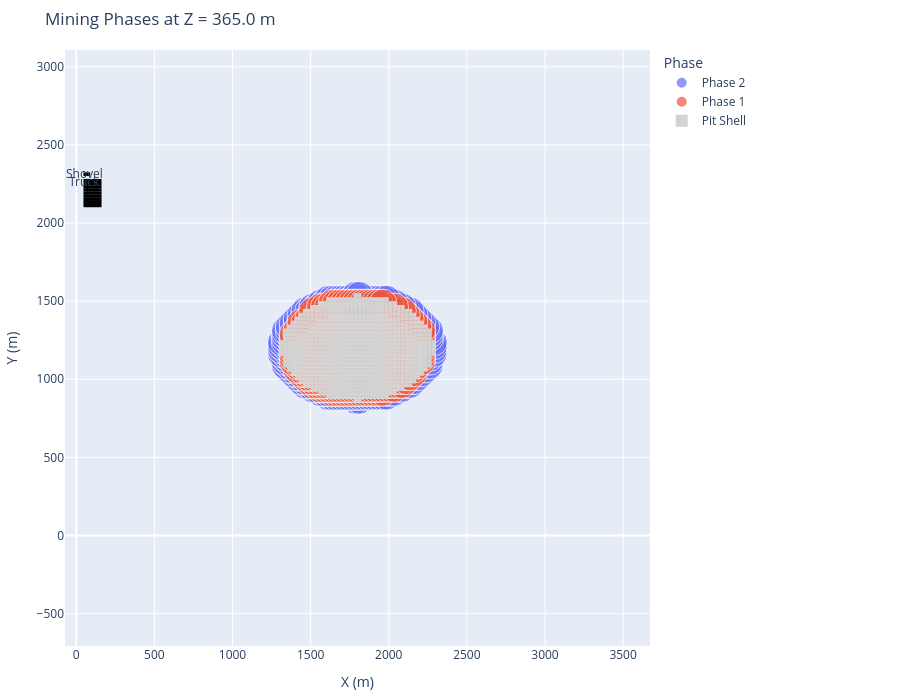

Write notebook code for a chart like this one.
### Markdown cell above
## 📊 Step 3: Visualise the Mining Phases

### ⛏️ Plan View with Phase Colours (Interactive)
- Select Z-slice using a dropdown
- View horizontal mining slices coloured by phase
- Future feature: add pit shell polygons and toggle individual phases on/off

### Code cell
# ======================================================================
# 📊 Step 3: VISUALISE MINING PHASES
# ======================================================================

import plotly.express as px
import plotly.graph_objects as go

# Define dropdown Z levels from scheduled_blocks
z_min, z_max = scheduled_blocks["z"].min(), scheduled_blocks["z"].max()
z_levels = np.arange(z_min, z_max + z_interval, z_interval)

# Extract unique phases for filtering
# Ensure Phase 0 is included and sort by numeric order if possible
unique_phases = sorted(
	scheduled_blocks["phase"].dropna().unique().tolist(),
	key=lambda x: int(x.split()[-1]) if isinstance(x, str) and x.startswith("Phase") else -1
)

# --- Widgets ---
z_dropdown = widgets.Dropdown(
	options=[(f"{int(z)} m", z) for z in z_levels],
	value=z_levels[len(z_levels) // 2],
	description="Z Level:",
	layout=widgets.Layout(width='300px')
)

phase_multiselect = widgets.SelectMultiple(
	options=unique_phases,
	value=tuple(unique_phases),
	description="Phases:",
	layout=widgets.Layout(width='300px')
)

metric_dropdown = widgets.Dropdown(
	options=["tonnes", "value", "volume"],
	value="tonnes",
	description="Display Metric:",
	layout=widgets.Layout(width='300px')
)

equip_mode_toggle = widgets.ToggleButtons(
	options=["Bench", "Period"],
	value="Bench",
	description="Equipment View:",
	layout=widgets.Layout(width='300px')
)

# Optional filter for fault zone category
fault_options = ["All"] + sorted(scheduled_blocks["fault_zone_category"].dropna().unique())
fault_filter = widgets.Dropdown(
	options=fault_options,
	value="All",
	description="Faults:",
	layout=widgets.Layout(width='300px')
)

# Optional filter for domain
domain_options = ["All"] + sorted(scheduled_blocks["domain"].dropna().unique())
domain_filter = widgets.Dropdown(
	options=domain_options,
	value="All",
	description="Domain:",
	layout=widgets.Layout(width='300px')
)

# --- Main Plot Function ---
def plot_interactive(z_value, selected_phases, metric, equip_mode):
	clear_output(wait=True)
	display(widgets.HBox([
		z_dropdown,
		phase_multiselect,
		metric_dropdown,
		equip_mode_toggle,
		fault_filter,
		domain_filter
	]))

	slice_df = scheduled_blocks[np.isclose(scheduled_blocks["z"], z_value)]

	if fault_filter.value != "All":
		slice_df = slice_df[slice_df["fault_zone_category"] == fault_filter.value]

	if domain_filter.value != "All":
		slice_df = slice_df[slice_df["domain"] == domain_filter.value]

	if selected_phases:
		slice_df = slice_df[slice_df["phase"].isin(selected_phases)]

	if slice_df.empty:
		print(f"No scheduled blocks at RL = {z_value}")
		return

	# --- Size scaling by metric ---
	if metric == "tonnes":
		size_vals = slice_df["tonnes"]
	elif metric == "value":
		size_vals = slice_df["value_per_tonne"]
	elif metric == "volume":
		size_vals = slice_df["volume_m3"]

	# --- Compute axis ranges from entire block model (not just slice) ---
	x_min, x_max = all_blocks["x"].min(), all_blocks["x"].max()
	y_min, y_max = all_blocks["y"].min(), all_blocks["y"].max()
	x_margin = 50
	y_margin = 50
	x_range = (x_min - x_margin, x_max + x_margin)
	y_range = (y_min - y_margin, y_max + y_margin)

	# --- Main Scatter ---
	fig = px.scatter(
		slice_df,
		x="x", y="y",
		color="phase",
		size=size_vals,
		size_max=20,
		title=f"Mining Phases at Z = {z_value:.1f} m",
		hover_data={
			"x": False,
			"y": False,
			"phase": True,
			"tonnes": ":,.0f",
			"value_per_tonne": ":,.0f",
			"volume_m3": ":,.0f",
			"period": True
		},
		labels={
			"value_per_tonne": "Value $/t",
			"tonnes": "Tonnes",
			"volume_m3": "Volume (m³)",
			"phase": "Phase",
			"period": "Period"
		}
	)

	# --- Equipment Visuals Overlay ---
	equipment_shapes = []
	label_positions = []

	if equip_mode == "Bench":
		base_x = x_min + 40
		base_y = y_max - 80

		for eq in equipment_fleet:
			if eq["type"] == "Shovel":
				equipment_shapes.append(dict(
					type="rect",
					x0=base_x,
					x1=base_x + 30,
					y0=base_y,
					y1=base_y + 10,
					line=dict(color="black"),
					fillcolor="green"
				))
				label_positions.append((base_x, base_y + 12, "Shovel"))

			elif eq["type"] == "Truck":
				for i in range(eq["count"]):
					truck_x = base_x + (i % 5) * 22
					truck_y = base_y - 40 - (i // 5) * 20
					equipment_shapes.append(dict(
						type="rect",
						x0=truck_x,
						x1=truck_x + 15,
						y0=truck_y,
						y1=truck_y + 8,
						line=dict(color="black"),
						fillcolor="gray"
					))
					if i == 0:
						label_positions.append((truck_x, truck_y - 5, "Truck"))

	elif equip_mode == "Period":
		active_period = scheduled_blocks[scheduled_blocks["z"] == z_value]["period"].mode()[0]
		active_blocks = scheduled_blocks[scheduled_blocks["period"] == active_period]
		if not active_blocks.empty:
			for eq in equipment_fleet:
				if eq["type"] == "Shovel":
					equipment_shapes.append(dict(
						type="rect",
						x0=active_blocks["x"].mean() - 10,
						x1=active_blocks["x"].mean() + 10,
						y0=active_blocks["y"].max() - 10,
						y1=active_blocks["y"].max(),
						line=dict(color="black"),
						fillcolor="green"
					))
					label_positions.append((active_blocks["x"].mean() - 10, active_blocks["y"].max() - 15, "Shovel"))

	# --- Plot Settings ---
	fig.update_layout(
		xaxis_title="X (m)",
		yaxis_title="Y (m)",
		xaxis=dict(range=x_range),
		yaxis=dict(range=y_range, scaleanchor="x", scaleratio=1),
		height=700,
		legend_title="Phase",
		margin=dict(l=50, r=250, t=50, b=50),
		shapes=equipment_shapes
	)

	for x, y, label in label_positions:
		fig.add_annotation(x=x, y=y, text=label, showarrow=False)

	# --- Add Pit Shell ---
	shell_blocks = all_blocks[(all_blocks["within_shell"]) & (np.isclose(all_blocks["z"], z_value))]

	if not shell_blocks.empty:
		fig.add_trace(go.Scatter(
			x=shell_blocks["x"],
			y=shell_blocks["y"],
			mode="markers",
			marker=dict(color="lightgray", size=4, symbol="square"),
			name="Pit Shell",
			hoverinfo="skip",
			showlegend=True
		))

	fig.show()

# --- Observers ---
def on_filter_change(change):
	plot_interactive(
		z_dropdown.value,
		list(phase_multiselect.value),
		metric_dropdown.value,
		equip_mode_toggle.value
	)

z_dropdown.observe(on_filter_change, names="value")
phase_multiselect.observe(on_filter_change, names="value")
metric_dropdown.observe(on_filter_change, names="value")
equip_mode_toggle.observe(on_filter_change, names="value")
fault_filter.observe(on_filter_change, names="value")
domain_filter.observe(on_filter_change, names="value")

# --- Initial Display ---
plot_interactive(
	z_dropdown.value,
	list(phase_multiselect.value),
	metric_dropdown.value,
	equip_mode_toggle.value
)

### Figure 1 — Plotly figure (JSON) as saved in the notebook; plotly's stock layout.template omitted (floating-point values rounded to 4 significant figures; data arrays with more than 128 entries replaced by an {"elided": "..."} marker saying what was removed)
{"data": [{"customdata": {"elided": "152x5 mixed values"}, "hovertemplate": "Phase=%{customdata[0]}<br>Tonnes=%{customdata[1]:,.0f}<br>Value $/t=%{customdata[2]:,.0f}<br>Volume (m³)=%{customdata[3]:,.0f}<br>Period=%{customdata[4]}<extra></extra>", "legendgroup": "Phase 2", "marker": {"color": "#636efa", "size": {"elided": "152 float values"}, "sizemode": "area", "sizeref": 44.53, "symbol": "circle"}, "mode": "markers", "name": "Phase 2", "orientation": "v", "showlegend": true, "type": "scatter", "x": {"elided": "152 float values"}, "xaxis": "x", "y": {"elided": "152 float values"}, "yaxis": "y"}, {"customdata": {"elided": "680x5 mixed values"}, "hovertemplate": "Phase=%{customdata[0]}<br>Tonnes=%{customdata[1]:,.0f}<br>Value $/t=%{customdata[2]:,.0f}<br>Volume (m³)=%{customdata[3]:,.0f}<br>Period=%{customdata[4]}<extra></extra>", "legendgroup": "Phase 1", "marker": {"color": "#EF553B", "size": {"elided": "680 float values"}, "sizemode": "area", "sizeref": 44.53, "symbol": "circle"}, "mode": "markers", "name": "Phase 1", "orientation": "v", "showlegend": true, "type": "scatter", "x": {"elided": "680 float values"}, "xaxis": "x", "y": {"elided": "680 float values"}, "yaxis": "y"}, {"hoverinfo": "skip", "marker": {"color": "lightgray", "size": 4, "symbol": "square"}, "mode": "markers", "name": "Pit Shell", "showlegend": true, "type": "scatter", "x": {"elided": "832 float values"}, "y": {"elided": "832 float values"}}], "layout": {"annotations": [{"showarrow": false, "text": "Truck", "x": 52.5, "y": 2262.0}, {"showarrow": false, "text": "Shovel", "x": 52.5, "y": 2320.0}], "height": 700, "legend": {"itemsizing": "constant", "title": {"text": "Phase"}, "tracegroupgap": 0}, "margin": {"b": 50, "l": 50, "r": 250, "t": 50}, "shapes": [{"fillcolor": "gray", "line": {"color": "black"}, "type": "rect", "x0": 52.5, "x1": 67.5, "y0": 2268.0, "y1": 2276.0}, {"fillcolor": "gray", "line": {"color": "black"}, "type": "rect", "x0": 74.5, "x1": 89.5, "y0": 2268.0, "y1": 2276.0}, {"fillcolor": "gray", "line": {"color": "black"}, "type": "rect", "x0": 96.5, "x1": 111.5, "y0": 2268.0, "y1": 2276.0}, {"fillcolor": "gray", "line": {"color": "black"}, "type": "rect", "x0": 118.5, "x1": 133.5, "y0": 2268.0, "y1": 2276.0}, {"fillcolor": "gray", "line": {"color": "black"}, "type": "rect", "x0": 140.5, "x1": 155.5, "y0": 2268.0, "y1": 2276.0}, {"fillcolor": "gray", "line": {"color": "black"}, "type": "rect", "x0": 52.5, "x1": 67.5, "y0": 2248.0, "y1": 2256.0}, {"fillcolor": "gray", "line": {"color": "black"}, "type": "rect", "x0": 74.5, "x1": 89.5, "y0": 2248.0, "y1": 2256.0}, {"fillcolor": "gray", "line": {"color": "black"}, "type": "rect", "x0": 96.5, "x1": 111.5, "y0": 2248.0, "y1": 2256.0}, {"fillcolor": "gray", "line": {"color": "black"}, "type": "rect", "x0": 118.5, "x1": 133.5, "y0": 2248.0, "y1": 2256.0}, {"fillcolor": "gray", "line": {"color": "black"}, "type": "rect", "x0": 140.5, "x1": 155.5, "y0": 2248.0, "y1": 2256.0}, {"fillcolor": "gray", "line": {"color": "black"}, "type": "rect", "x0": 52.5, "x1": 67.5, "y0": 2228.0, "y1": 2236.0}, {"fillcolor": "gray", "line": {"color": "black"}, "type": "rect", "x0": 74.5, "x1": 89.5, "y0": 2228.0, "y1": 2236.0}, {"fillcolor": "gray", "line": {"color": "black"}, "type": "rect", "x0": 96.5, "x1": 111.5, "y0": 2228.0, "y1": 2236.0}, {"fillcolor": "gray", "line": {"color": "black"}, "type": "rect", "x0": 118.5, "x1": 133.5, "y0": 2228.0, "y1": 2236.0}, {"fillcolor": "gray", "line": {"color": "black"}, "type": "rect", "x0": 140.5, "x1": 155.5, "y0": 2228.0, "y1": 2236.0}, {"fillcolor": "gray", "line": {"color": "black"}, "type": "rect", "x0": 52.5, "x1": 67.5, "y0": 2208.0, "y1": 2216.0}, {"fillcolor": "gray", "line": {"color": "black"}, "type": "rect", "x0": 74.5, "x1": 89.5, "y0": 2208.0, "y1": 2216.0}, {"fillcolor": "gray", "line": {"color": "black"}, "type": "rect", "x0": 96.5, "x1": 111.5, "y0": 2208.0, "y1": 2216.0}, {"fillcolor": "gray", "line": {"color": "black"}, "type": "rect", "x0": 118.5, "x1": 133.5, "y0": 2208.0, "y1": 2216.0}, {"fillcolor": "gray", "line": {"color": "black"}, "type": "rect", "x0": 140.5, "x1": 155.5, "y0": 2208.0, "y1": 2216.0}, {"fillcolor": "gray", "line": {"color": "black"}, "type": "rect", "x0": 52.5, "x1": 67.5, "y0": 2188.0, "y1": 2196.0}, {"fillcolor": "gray", "line": {"color": "black"}, "type": "rect", "x0": 74.5, "x1": 89.5, "y0": 2188.0, "y1": 2196.0}, {"fillcolor": "gray", "line": {"color": "black"}, "type": "rect", "x0": 96.5, "x1": 111.5, "y0": 2188.0, "y1": 2196.0}, {"fillcolor": "gray", "line": {"color": "black"}, "type": "rect", "x0": 118.5, "x1": 133.5, "y0": 2188.0, "y1": 2196.0}, {"fillcolor": "gray", "line": {"color": "black"}, "type": "rect", "x0": 140.5, "x1": 155.5, "y0": 2188.0, "y1": 2196.0}, {"fillcolor": "gray", "line": {"color": "black"}, "type": "rect", "x0": 52.5, "x1": 67.5, "y0": 2168.0, "y1": 2176.0}, {"fillcolor": "gray", "line": {"color": "black"}, "type": "rect", "x0": 74.5, "x1": 89.5, "y0": 2168.0, "y1": 2176.0}, {"fillcolor": "gray", "line": {"color": "black"}, "type": "rect", "x0": 96.5, "x1": 111.5, "y0": 2168.0, "y1": 2176.0}, {"fillcolor": "gray", "line": {"color": "black"}, "type": "rect", "x0": 118.5, "x1": 133.5, "y0": 2168.0, "y1": 2176.0}, {"fillcolor": "gray", "line": {"color": "black"}, "type": "rect", "x0": 140.5, "x1": 155.5, "y0": 2168.0, "y1": 2176.0}, {"fillcolor": "gray", "line": {"color": "black"}, "type": "rect", "x0": 52.5, "x1": 67.5, "y0": 2148.0, "y1": 2156.0}, {"fillcolor": "gray", "line": {"color": "black"}, "type": "rect", "x0": 74.5, "x1": 89.5, "y0": 2148.0, "y1": 2156.0}, {"fillcolor": "gray", "line": {"color": "black"}, "type": "rect", "x0": 96.5, "x1": 111.5, "y0": 2148.0, "y1": 2156.0}, {"fillcolor": "gray", "line": {"color": "black"}, "type": "rect", "x0": 118.5, "x1": 133.5, "y0": 2148.0, "y1": 2156.0}, {"fillcolor": "gray", "line": {"color": "black"}, "type": "rect", "x0": 140.5, "x1": 155.5, "y0": 2148.0, "y1": 2156.0}, {"fillcolor": "gray", "line": {"color": "black"}, "type": "rect", "x0": 52.5, "x1": 67.5, "y0": 2128.0, "y1": 2136.0}, {"fillcolor": "gray", "line": {"color": "black"}, "type": "rect", "x0": 74.5, "x1": 89.5, "y0": 2128.0, "y1": 2136.0}, {"fillcolor": "gray", "line": {"color": "black"}, "type": "rect", "x0": 96.5, "x1": 111.5, "y0": 2128.0, "y1": 2136.0}, {"fillcolor": "gray", "line": {"color": "black"}, "type": "rect", "x0": 118.5, "x1": 133.5, "y0": 2128.0, "y1": 2136.0}, {"fillcolor": "gray", "line": {"color": "black"}, "type": "rect", "x0": 140.5, "x1": 155.5, "y0": 2128.0, "y1": 2136.0}, {"fillcolor": "gray", "line": {"color": "black"}, "type": "rect", "x0": 52.5, "x1": 67.5, "y0": 2108.0, "y1": 2116.0}, {"fillcolor": "gray", "line": {"color": "black"}, "type": "rect", "x0": 74.5, "x1": 89.5, "y0": 2108.0, "y1": 2116.0}, {"fillcolor": "gray", "line": {"color": "black"}, "type": "rect", "x0": 96.5, "x1": 111.5, "y0": 2108.0, "y1": 2116.0}, {"fillcolor": "gray", "line": {"color": "black"}, "type": "rect", "x0": 118.5, "x1": 133.5, "y0": 2108.0, "y1": 2116.0}, {"fillcolor": "gray", "line": {"color": "black"}, "type": "rect", "x0": 140.5, "x1": 155.5, "y0": 2108.0, "y1": 2116.0}, {"fillcolor": "green", "line": {"color": "black"}, "type": "rect", "x0": 52.5, "x1": 82.5, "y0": 2308.0, "y1": 2318.0}], "title": {"text": "Mining Phases at Z = 365.0 m"}, "xaxis": {"anchor": "y", "domain": [0, 1], "range": [-37.5, 3638.0], "title": {"text": "X (m)"}}, "yaxis": {"anchor": "x", "domain": [0, 1], "range": [-37.5, 2438.0], "scaleanchor": "x", "scaleratio": 1, "title": {"text": "Y (m)"}}}}
